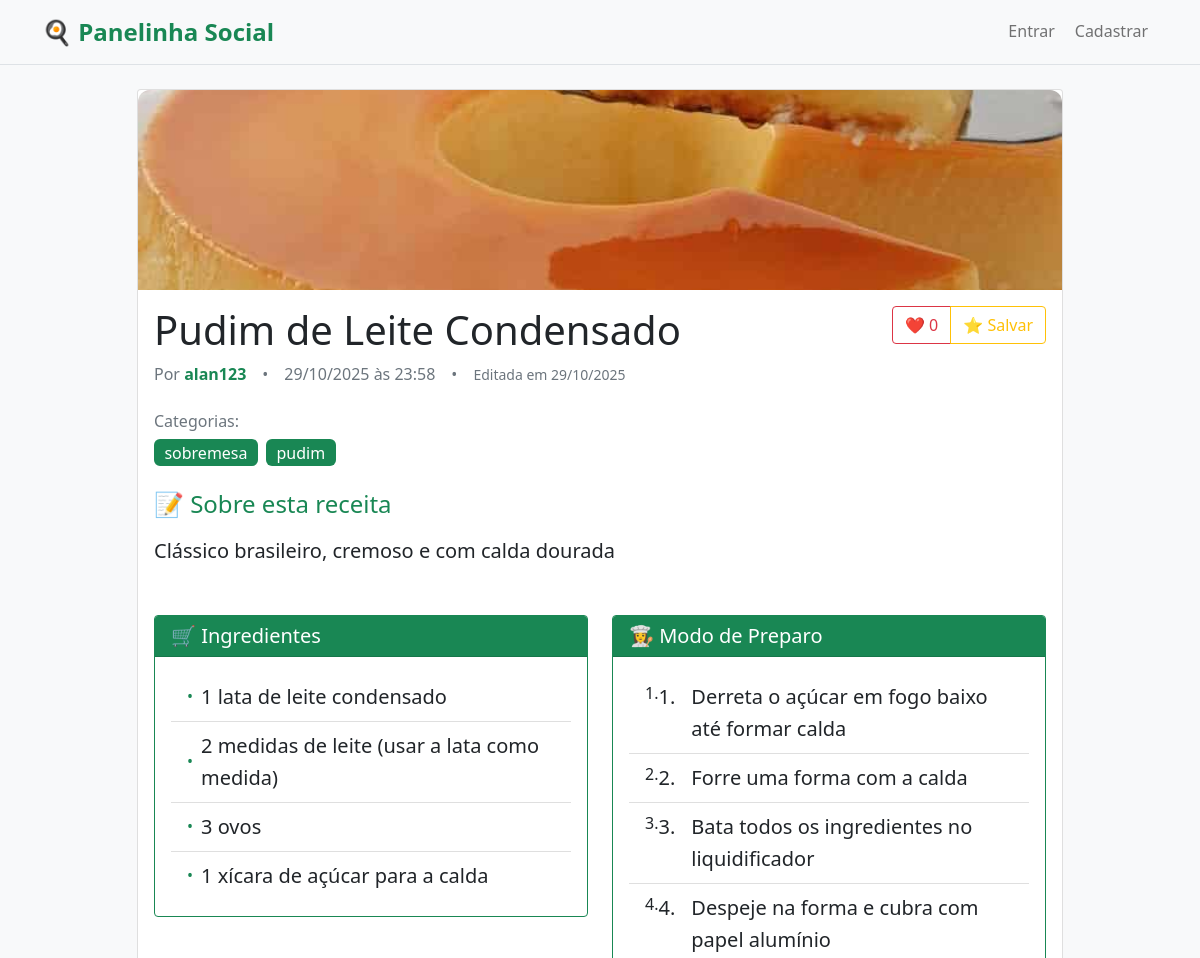
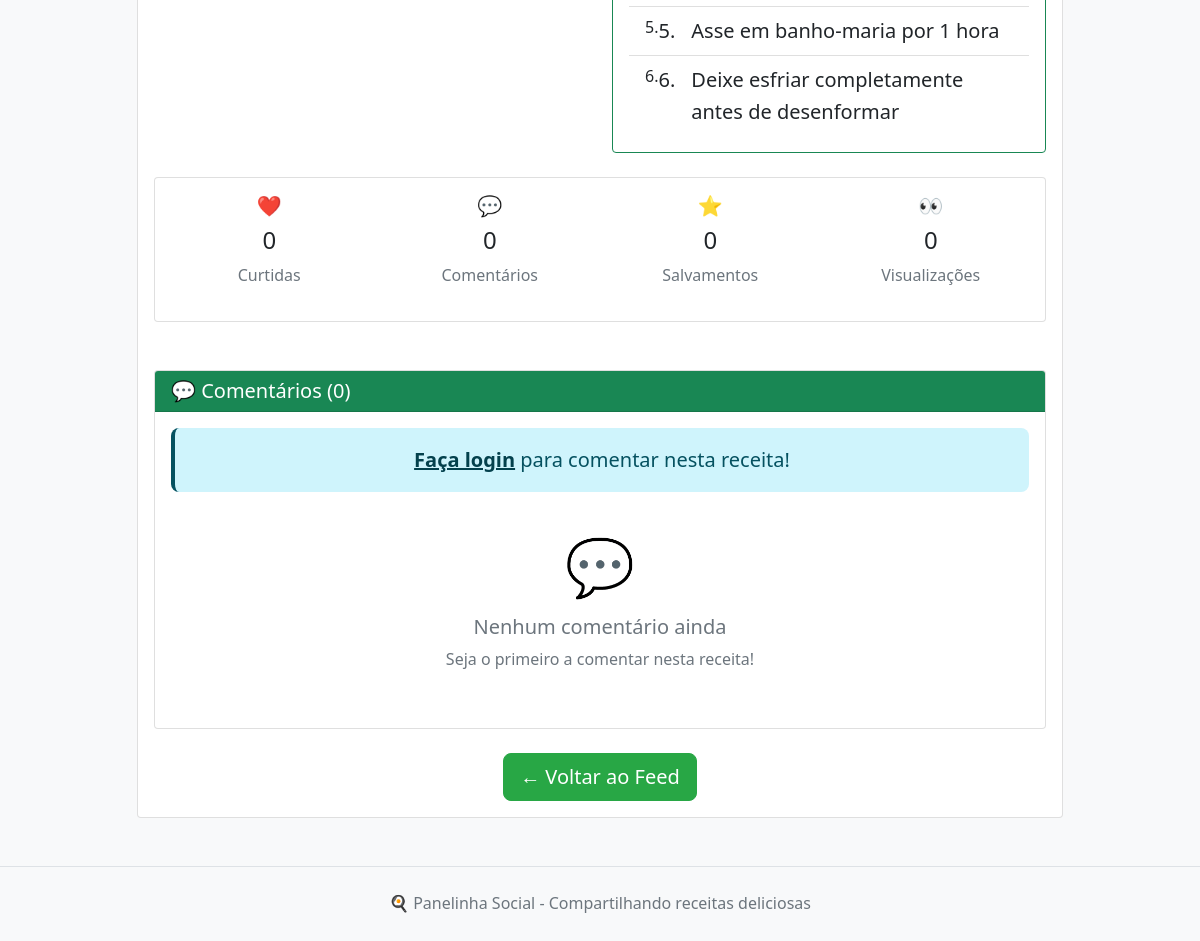
The page /recipe/2 on the database as committed earlier (2 pictures, top to bottom).
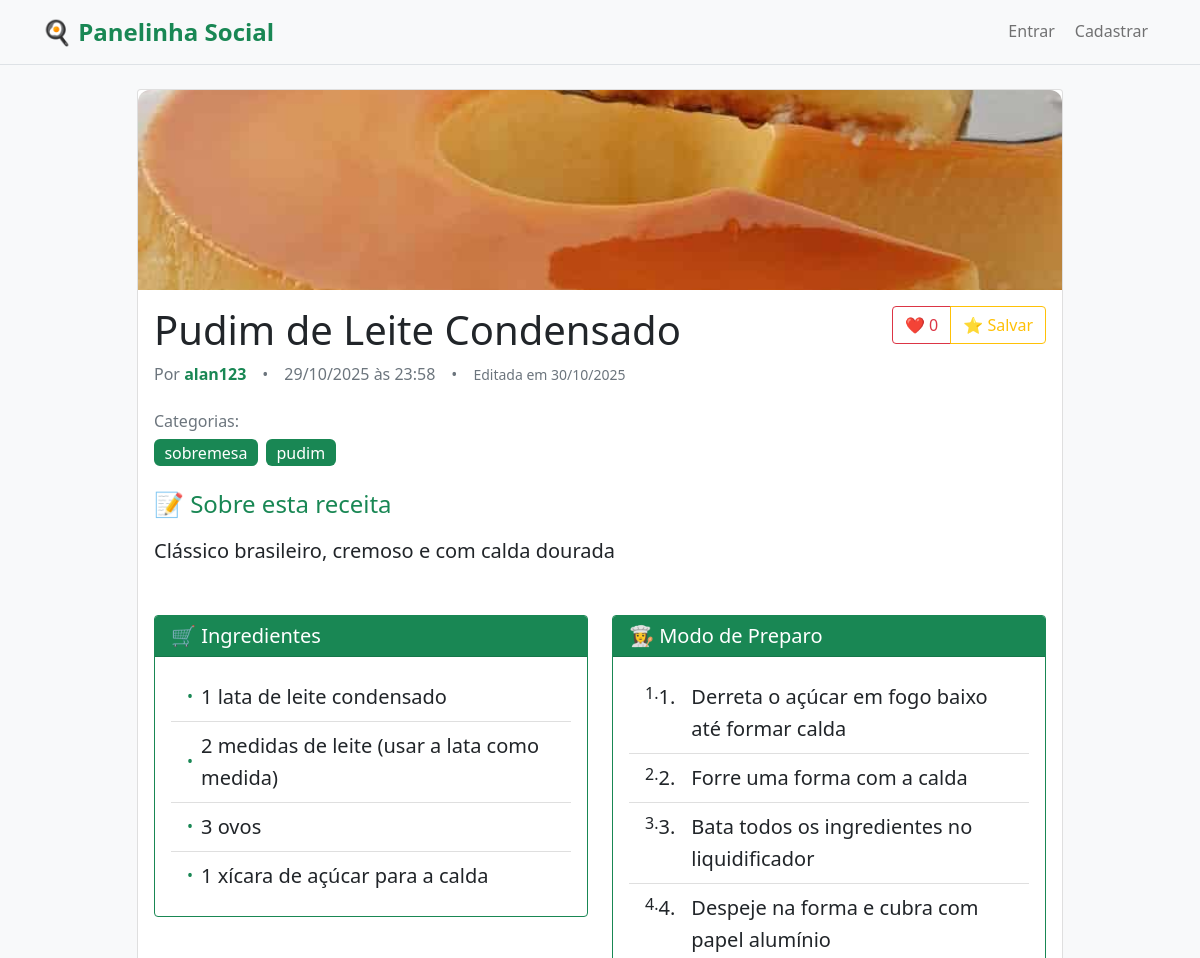
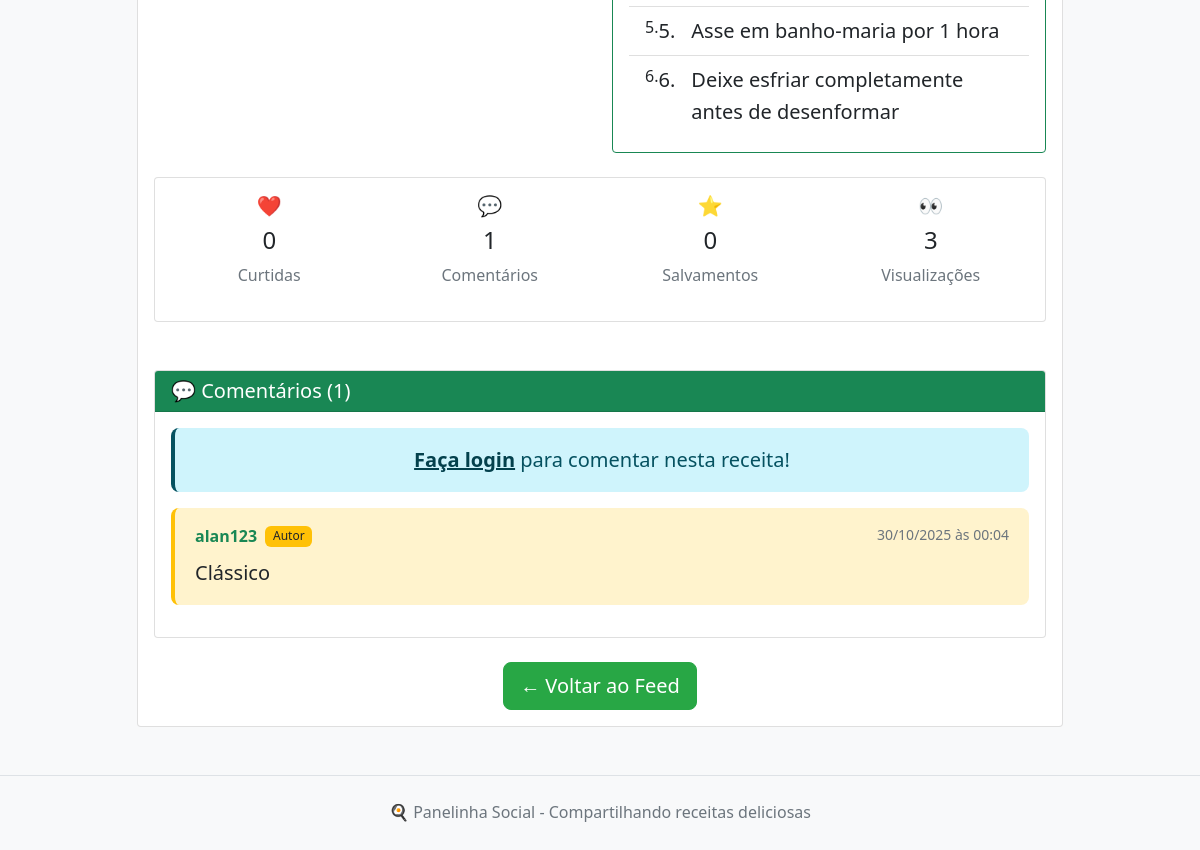
The same page on the database as committed later (2 pictures, top to bottom).
### app.py (models this page shows, shortened)
class Recipe(db.Model):
    id = db.Column(db.Integer, primary_key=True)
    title = db.Column(db.String(100), nullable=False)
    description = db.Column(db.Text)
    ingredients = db.Column(db.Text)
    steps = db.Column(db.Text)
    image = db.Column(db.String(200))
    categories = db.Column(db.String(200))
    is_draft = db.Column(db.Boolean, default=False)
    created_at = db.Column(db.DateTime, default=datetime.utcnow)
    updated_at = db.Column(db.DateTime, default=datetime.utcnow, onupdate=datetime.utcnow)
    views = db.Column(db.Integer, default=0)
    user_id = db.Column(db.Integer, db.ForeignKey('user.id'), nullable=False)
    likes = db.relationship('Like', backref='recipe', lazy='dynamic')
    comments = db.relationship('Comment', backref='recipe', lazy='dynamic')
    saved_by = db.relationship('SavedRecipe', backref='recipe', lazy='dynamic')
    def like_count(self):
        return self.likes.count()
    def comment_count(self):
        return self.comments.count()

class Comment(db.Model):
    id = db.Column(db.Integer, primary_key=True)
    content = db.Column(db.Text, nullable=False)
    user_id = db.Column(db.Integer, db.ForeignKey('user.id'), nullable=False)
    recipe_id = db.Column(db.Integer, db.ForeignKey('recipe.id'), nullable=False)
    created_at = db.Column(db.DateTime, default=datetime.utcnow)

class User(UserMixin, db.Model):
    id = db.Column(db.Integer, primary_key=True)
    username = db.Column(db.String(64), unique=True, nullable=False)
    email = db.Column(db.String(120), unique=True, nullable=False)
    password_hash = db.Column(db.String(128))
    bio = db.Column(db.Text)
    profile_picture = db.Column(db.String(200))
    created_at = db.Column(db.DateTime, default=datetime.utcnow)
    recipes = db.relationship('Recipe', backref='author', lazy='dynamic')
    likes = db.relationship('Like', backref='user', lazy='dynamic')
    comments = db.relationship('Comment', backref='user', lazy='dynamic')
    saved_recipes = db.relationship('SavedRecipe', backref='user', lazy='dynamic')

### app.py (the view, shortened to what this page needs)
@app.route('/recipe/<int:recipe_id>', methods=['GET', 'POST'])
def recipe_detail(recipe_id):
    recipe = Recipe.query.get_or_404(recipe_id)
    form = CommentForm()
    recipe.views = (recipe.views or 0) + 1
    db.session.commit()
    comments = Comment.query.filter_by(recipe_id=recipe_id).order_by(Comment.created_at.desc()).all()
    return render_template('recipe_detail.html', title=recipe.title, recipe=recipe, form=form, comments=comments)

### templates/recipe_detail.html (shortened to what the changed rows need)
{% extends "base.html" %}
{% block content %}
<div class="row justify-content-center">
    <div class="col-md-10">
        <div class="card">
            {% if recipe.image %}
                <img src="{{ url_for('static', filename='uploads/' + recipe.image) }}"
                     class="card-img-top" alt="{{ recipe.title }}" style="max-height: 500px; object-fit: cover;">
            {% else %}
                <div class="card-img-top bg-light d-flex align-items-center justify-content-center"
                     style="height: 300px;">
                    <span class="text-muted display-6">📷 Sem imagem</span>
                </div>
            {% endif %}
            <div class="card-body">
                <div class="d-flex justify-content-between align-items-start mb-4">
                    <div class="flex-grow-1">
                        <h1 class="card-title display-6 mb-2">{{ recipe.title }}</h1>
                        <div class="d-flex align-items-center flex-wrap gap-3">
                            <p class="text-muted mb-0">
                                Por <strong class="text-success">{{ recipe.author.username }}</strong>
                            </p>
                            <span class="text-muted">•</span>
                            <p class="text-muted mb-0">
                                {{ recipe.created_at.strftime('%d/%m/%Y às %H:%M') }}
                            </p>
                            {% if recipe.updated_at != recipe.created_at %}
                                <span class="text-muted">•</span>
                                <small class="text-muted">
                                    Editada em {{ recipe.updated_at.strftime('%d/%m/%Y') }}
                                </small>
                            {% endif %}
                        </div>
                    </div>
                </div>
                {% if recipe.categories %}
                    <div class="mb-4">
                        <div>
                            {% for category in recipe.categories.split(',') %}
                                <span class="badge bg-success me-1 fs-6">{{ category.strip() }}</span>
                            {% endfor %}
                        </div>
                    </div>
                {% endif %}
                <div class="mb-5">
                    <h4 class="text-success mb-3">📝 Sobre esta receita</h4>
                    <p class="card-text fs-5">{{ recipe.description }}</p>
                </div>
                <div class="row">
                    <div class="col-md-6">
                        <div class="card border-success mb-4">
                            <div class="card-body">
                                <ul class="list-group list-group-flush">
                                    {% for ingredient in recipe.ingredients.split('\n') %}
                                        {% if ingredient.strip() %}
                                            <li class="list-group-item d-flex align-items-center">
                                                <span class="text-success me-2">•</span>
                                                <span class="fs-5">{{ ingredient.strip() }}</span>
                                            </li>
                                        {% endif %}
                                    {% endfor %}
                                </ul>
                            </div>
                        </div>
                    </div>
                    <div class="col-md-6">
                        <div class="card border-success">
                            <div class="card-body">
                                <ol class="list-group list-group-numbered list-group-flush">
                                    {% for step in recipe.steps.split('\n') %}
                                        {% if step.strip() %}
                                            <li class="list-group-item d-flex align-items-start">
                                                <span class="fs-5 me-3">{{ loop.index }}.</span>
                                                <span class="fs-5">{{ step.strip() }}</span>
                                            </li>
                                        {% endif %}
                                    {% endfor %}
                                </ol>
                            </div>
                        </div>
                    </div>
                </div>
                <div class="row mt-4">
                    <div class="col-12">
                        <div class="card">
                            <div class="card-body">
                                <div class="row text-center">
                                    <div class="col-md-3">
                                        <h5 class="text-success">💬</h5>
                                        <h4>{{ recipe.comment_count() }}</h4>
                                        <p class="text-muted">Comentários</p>
                                    </div>
                                    <div class="col-md-3">
                                        <h5 class="text-success">👀</h5>
                                        <h4>{{ recipe.views }}</h4>
                                        <p class="text-muted">Visualizações</p>
                                    </div>
                                </div>
                            </div>
                        </div>
                    </div>
                </div>
                <div class="row mt-5">
                    <div class="col-12">
                        <div class="card">
                            <div class="card-header bg-success text-white d-flex justify-content-between align-items-center">
                                <h5 class="mb-0">💬 Comentários ({{ comments|length }})</h5>
                            </div>
                            <div class="card-body">
                                <div class="comments-section">
                                    {% if comments %}
                                        {% for comment in comments %}
                                            <div class="card mb-3 comment-card {% if comment.user_id == recipe.user_id %}author-comment{% endif %}">
                                                <div class="card-body">
                                                    <div class="d-flex justify-content-between align-items-start mb-2">
                                                        <div class="d-flex align-items-center">
                                                            <strong class="text-success me-2">
                                                                {{ comment.user.username }}
                                                            </strong>
                                                            {% if comment.user_id == recipe.user_id %}
                                                                <span class="badge bg-warning text-dark">Autor</span>
                                                            {% endif %}
                                                        </div>
                                                        <div class="d-flex align-items-center gap-2">
                                                            <small class="text-muted">
                                                                {{ comment.created_at.strftime('%d/%m/%Y às %H:%M') }}
                                                            </small>
                                                        </div>
                                                    </div>
                                                    <p class="card-text mb-0 fs-5">{{ comment.content }}</p>
                                                </div>
                                            </div>
                                        {% endfor %}
                                    {% else %}
                                        <div class="text-center py-4">
                                            <div class="text-muted">
                                                <span class="display-4">💬</span>
                                                <h5 class="mt-3">Nenhum comentário ainda</h5>
                                                <p>Seja o primeiro a comentar nesta receita!</p>
                                            </div>
                                        </div>
                                    {% endif %}
                                </div>
                            </div>
                        </div>
                    </div>
                </div>
                <div class="mt-4 text-center">
                </div>
            </div>
        </div>
    </div>
</div>
{% endblock %}

Rows that differ between the two databases and show on the page:
changed Recipe "Pudim de Leite Condensado": updated_at "29/10/2025" → "30/10/2025"; views "0" → "3"
added Comment: user.username "alan123", shows "Autor", created_at "30/10/2025 às 00:04", content "Clássico"
Other text that changed with them:
{{ recipe.comment_count() }}: "0" → "1"
{{ comments|length }}: "0" → "1"
text no longer shown: "💬 Nenhum comentário ainda Seja o primeiro a comentar nesta receita!"
